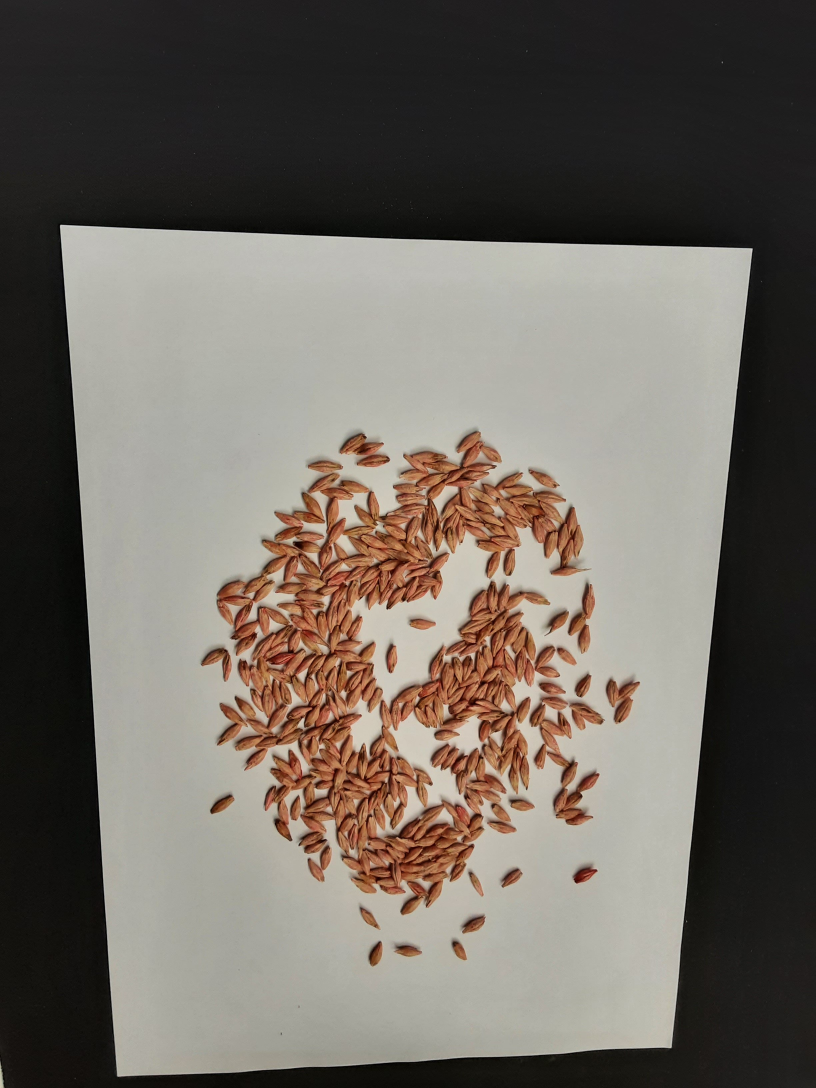
#> input picture app/mock/foto.jpg, 2448 x 3264 px (shown at 1/3 size)
$ python grain_segmentation.py --input ../../app/mock/foto.jpg
#> lines starting #> are read from the running program, lines starting #| are printed output that depends on the picture; after the words box and inside, x2 and y2 are one past the last pixel; in counts of white or black regions, pixels touching at a corner belong together
"""
grain_segmentation.py - Klassische CV-Pipeline: Koerner zaehlen, vermessen, TKM schaetzen.

Pipeline:  Bild laden -> Kanal waehlen -> (Flatfield) -> Blur -> Schwellwert (Otsu/adaptiv/fix)
           -> Morphologie -> Hole-Fill -> Labeling -> Referenzobjekt (Muenze) optional
           -> Cluster-Splitting (Distanztransformation + h-Maxima + Watershed)
           -> Features je Korn (Geometrie, Farbe) -> Overlay + CSV.

CLI-Beispiele:
  python grain_segmentation.py --input ../data/raw --out ../outputs/seg --mm-per-px 0.1
  python grain_segmentation.py --input bild.jpg --out ../outputs/seg --ref-diameter-mm 25.75
"""
from __future__ import annotations

import argparse
from dataclasses import dataclass, asdict
from pathlib import Path

import cv2
import numpy as np
import pandas as pd
from scipy import ndimage as ndi
from skimage import measure, morphology, segmentation

IMG_EXT = {".jpg", ".jpeg", ".png", ".tif", ".tiff", ".bmp", ".webp"}


def _axes(p):
    """(Hauptachse, Nebenachse) - kompatibel mit alten und neuen scikit-image-Versionen."""
    maj = getattr(p, "axis_major_length", None)
    mino = getattr(p, "axis_minor_length", None)
    if maj is None:
        maj, mino = p.major_axis_length, p.minor_axis_length
    return maj, mino


def _remove_small(labels: np.ndarray, min_px: int) -> np.ndarray:
    counts = np.bincount(labels.ravel())
    small = counts < min_px
    small[0] = False
    out = labels.copy()
    out[small[labels]] = 0
    return out


# --------------------------------------------------------------------------- #
# I/O (Windows-/Umlaut-sicher: cv2.imread scheitert an Nicht-ASCII-Pfaden)
# --------------------------------------------------------------------------- #
def read_image(path) -> np.ndarray:
    data = np.fromfile(str(path), dtype=np.uint8)
    img = cv2.imdecode(data, cv2.IMREAD_COLOR)
#> img is the input picture: shape (3264, 2448, 3); mean B, G, R 96, 103.9, 110.7
    if img is None:
        raise ValueError(f"Bild nicht lesbar: {path}")
    return img


def write_image(path, img: np.ndarray) -> None:
    ext = Path(path).suffix or ".png"
    ok, buf = cv2.imencode(ext, img)
    if not ok:
        raise ValueError(f"Bild nicht schreibbar: {path}")
    buf.tofile(str(path))


def list_images(path) -> list[Path]:
    p = Path(path)
    if p.is_file():
        return [p]
    return sorted(f for f in p.rglob("*") if f.suffix.lower() in IMG_EXT)


# --------------------------------------------------------------------------- #
# Konfiguration
# --------------------------------------------------------------------------- #
@dataclass
class SegConfig:
    channel: str = "auto"            # auto | gray | L | a | b | S | R | G | B
    method: str = "otsu"             # otsu | adaptive | fixed
    fixed_threshold: int = 128
    invert: str = "auto"             # auto | yes | no  (Vordergrund = Koerner)
    flatfield: bool = False          # Beleuchtungsgradient herausrechnen
    blur_sigma: float = 1.5
    open_px: int = 2
    close_px: int = 2
    min_area_px: int = 40
    min_rel_area: float = 0.30       # < 30 % der Median-Kornflaeche -> Rauschen
    max_rel_area_single: float = 1.45  # groesser -> Cluster-Verdacht
    watershed: bool = True
    h_frac: float = 0.25             # h-Maxima-Hoehe als Anteil des Korn-Innenradius
    drop_border: bool = True         # angeschnittene Koerner am Bildrand ausschliessen
    mm_per_px: float | None = None
    ref_diameter_mm: float | None = None  # z.B. 2-Euro-Muenze 25.75 mm


# --------------------------------------------------------------------------- #
# Vorverarbeitung
# --------------------------------------------------------------------------- #
def get_channel(img_bgr: np.ndarray, name: str) -> np.ndarray:
#> called with name = 'gray'
    if name == "gray":
        return cv2.cvtColor(img_bgr, cv2.COLOR_BGR2GRAY)
    if name in ("L", "a", "b"):
        lab = cv2.cvtColor(img_bgr, cv2.COLOR_BGR2LAB)
        return lab[..., {"L": 0, "a": 1, "b": 2}[name]]
    if name == "S":
        return cv2.cvtColor(img_bgr, cv2.COLOR_BGR2HSV)[..., 1]
    if name in ("R", "G", "B"):
        return img_bgr[..., {"B": 0, "G": 1, "R": 2}[name]]
    raise ValueError(f"Unbekannter Kanal: {name}")


def otsu_separability(ch: np.ndarray) -> float:
    """Anteil der Varianz, den Otsu erklaert (0..1). Hoeher = besser trennbar."""
    t, _ = cv2.threshold(ch, 0, 255, cv2.THRESH_BINARY + cv2.THRESH_OTSU)
#> t = 100
    fg, bg = ch[ch > t], ch[ch <= t]
    if len(fg) == 0 or len(bg) == 0:
        return 0.0
    w1 = len(fg) / ch.size
#> w1 = 0.53
    return float(w1 * (1 - w1) * (fg.mean() - bg.mean()) ** 2 / (ch.var() + 1e-9))


def choose_channel(img_bgr: np.ndarray) -> str:
    cands = ["gray", "S", "b", "a", "L"]
    scores = {c: otsu_separability(get_channel(img_bgr, c)) for c in cands}
#> call 2 of get_channel, with name = 'S'
#> in get_channel (call 2), `return cv2.cvtColor(img_bgr, cv2.COLOR_BGR2HSV)[..., 1]`:
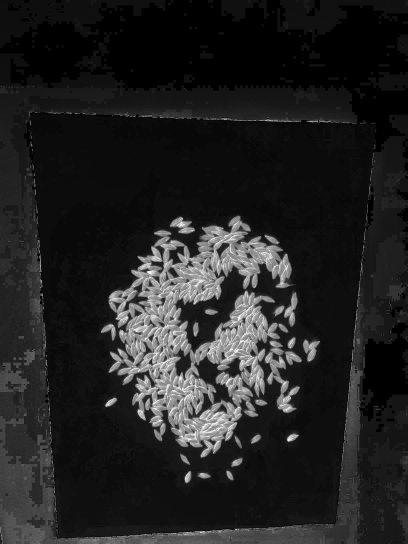
#> returned value: shape (3264, 2448) (shown at 1/6 size); min 0, max 255, mean 34.2
#> call 3 of get_channel, with name = 'b'
#> in get_channel (call 3), `return lab[..., {"L": 0, "a": 1, "b": 2}[name]]`:
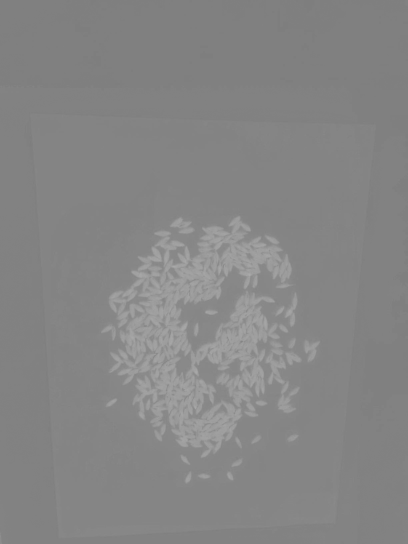
#> returned value: shape (3264, 2448) (shown at 1/6 size); min 124, max 173, mean 133.4
#> scores = {'gray': 0.942, 'S': 0.812, 'b': 0.842, 'a': 0.906, 'L': 0.943}
    return max(scores, key=scores.get)


# [6 lines left out: function flatfield, not called in this run]


def make_mask(img_bgr: np.ndarray, cfg: SegConfig) -> tuple[np.ndarray, str]:
    name = choose_channel(img_bgr) if cfg.channel == "auto" else cfg.channel
#> name = 'L'
    ch = get_channel(img_bgr, name)
    if cfg.flatfield:
        ch = flatfield(ch)
    if cfg.blur_sigma > 0:
        ch = cv2.GaussianBlur(ch, (0, 0), cfg.blur_sigma)

    if cfg.method == "otsu":
        _, m = cv2.threshold(ch, 0, 255, cv2.THRESH_BINARY + cv2.THRESH_OTSU)
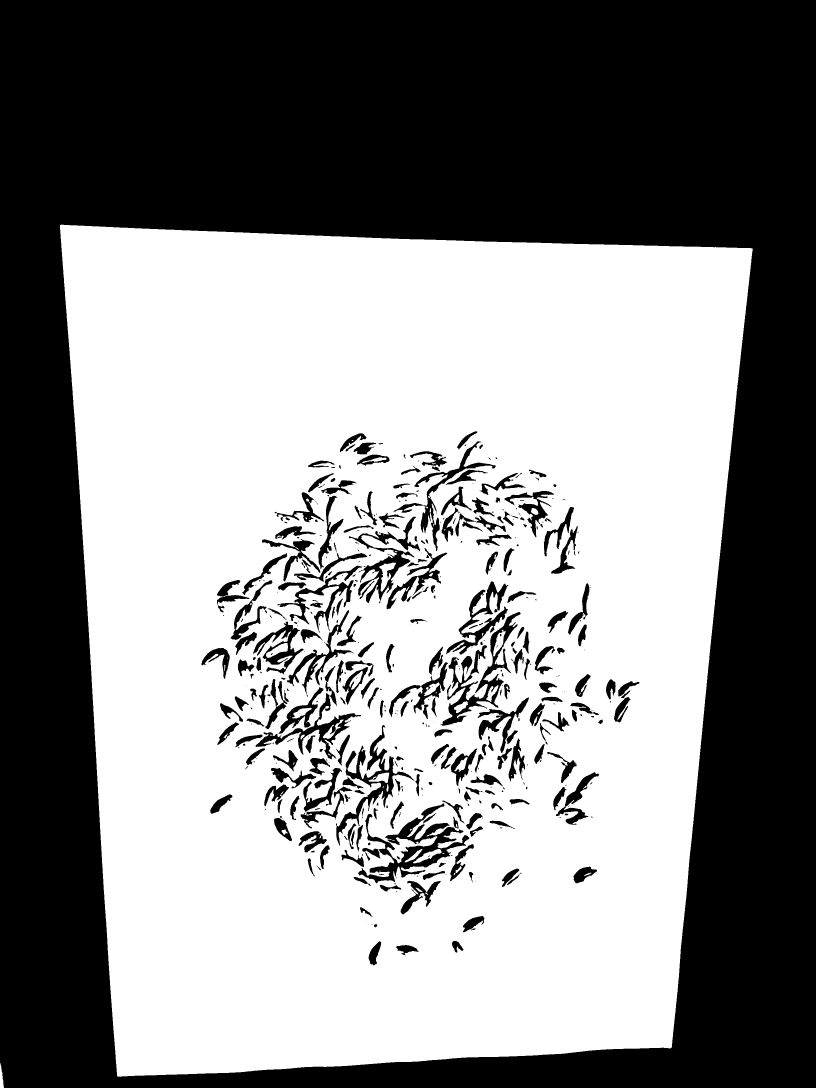
#> m: shape (3264, 2448) (shown at 1/3 size); 53.7% white; 466 black regions (173 under 20 px), largest, box (x1, y1, x2, y2) and area: (0, 0, 2448, 3264) 3375841, (1074, 2410, 1408, 2650) 20864, (1322, 1836, 1562, 2177) 16531
    elif cfg.method == "adaptive":
        block = int(min(ch.shape) / 8) // 2 * 2 + 1
        m = cv2.adaptiveThreshold(ch, 255, cv2.ADAPTIVE_THRESH_GAUSSIAN_C,
                                  cv2.THRESH_BINARY, block, 5)
    elif cfg.method == "fixed":
        _, m = cv2.threshold(ch, cfg.fixed_threshold, 255, cv2.THRESH_BINARY)
    else:
        raise ValueError(cfg.method)

    mask = m > 0
    if cfg.invert == "yes" or (cfg.invert == "auto" and mask.mean() > 0.5):
        mask = ~mask

    mu8 = mask.astype(np.uint8) * 255
    if cfg.open_px > 0:
        k = cv2.getStructuringElement(cv2.MORPH_ELLIPSE, (2 * cfg.open_px + 1,) * 2)
        mu8 = cv2.morphologyEx(mu8, cv2.MORPH_OPEN, k)
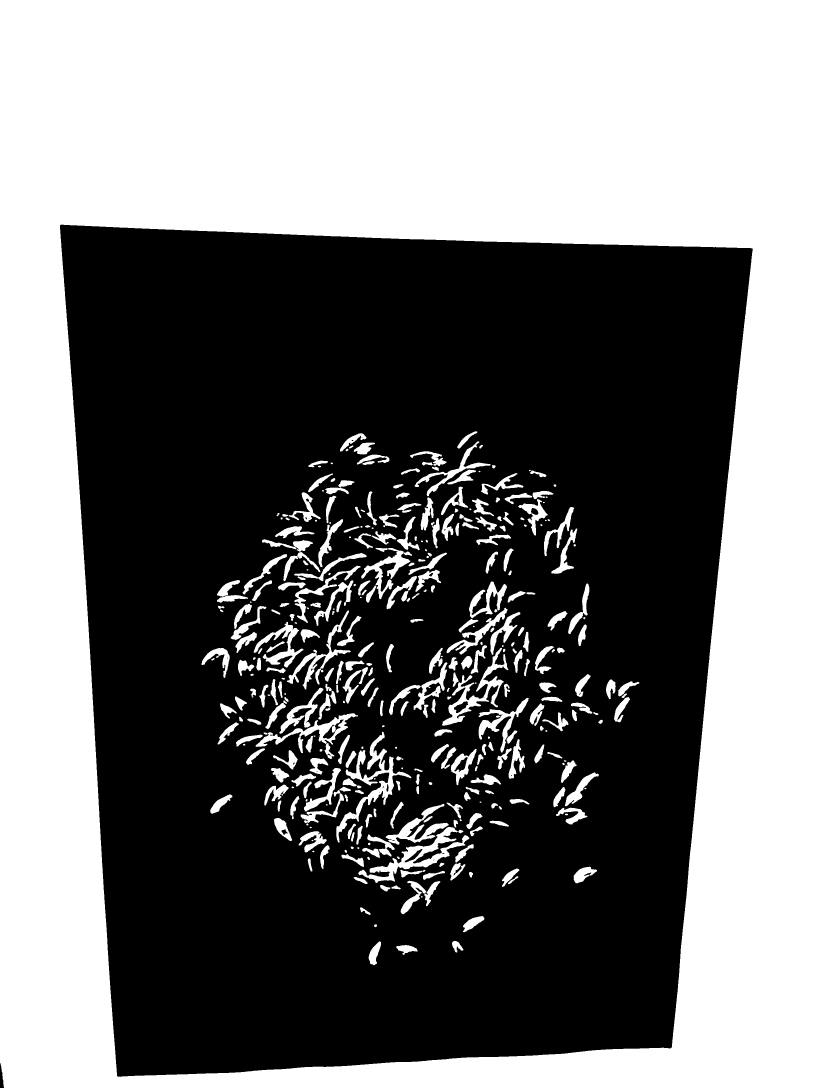
#> mu8: shape (3264, 2448) (shown at 1/3 size); 46.1% white; 379 white regions (19 under 20 px), largest, box (x1, y1, x2, y2) and area: (0, 0, 2448, 3264) 3375841, (1009, 2195, 1234, 2528) 11934, (1075, 2481, 1408, 2649) 11616
    if cfg.close_px > 0:
        k = cv2.getStructuringElement(cv2.MORPH_ELLIPSE, (2 * cfg.close_px + 1,) * 2)
        mu8 = cv2.morphologyEx(mu8, cv2.MORPH_CLOSE, k)
#> mu8: shape (3264, 2448); 46.1% white; 293 white regions (12 under 20 px), largest, box (x1, y1, x2, y2) and area: (0, 0, 2448, 3264) 3375858, (1075, 2411, 1408, 2649) 20807, (767, 2063, 1074, 2277) 12320
    return ndi.binary_fill_holes(mu8 > 0), name


# --------------------------------------------------------------------------- #
# Referenzobjekt (Muenze) fuer Massstab
# --------------------------------------------------------------------------- #
# [29 lines left out: functions find_reference_disc, detect_scale_disc, not called in this run]


# --------------------------------------------------------------------------- #
# Cluster-Splitting
# --------------------------------------------------------------------------- #
def robust_single_stats(labels: np.ndarray) -> tuple[float, float]:
    """(Median-Einzelkornflaeche, Median-Innenradius) aus 'unauffaelligen' Objekten."""
    props = measure.regionprops(labels)
    areas = np.array([p.area for p in props], dtype=float)
    if len(areas) == 0:
        return 0.0, 0.0
    med = float(np.median(areas))
    singles = [p for p in props if 0.6 * med <= p.area <= 1.4 * med and p.solidity >= 0.9]
    if len(singles) >= 5:
        med = float(np.median([p.area for p in singles]))
    else:
        singles = props
    radii = []
    for p in singles:
        crop = np.pad(p.image, 1)
        radii.append(ndi.distance_transform_edt(crop).max())
    return med, float(np.median(radii))


def split_clusters(mask: np.ndarray, labels: np.ndarray, med_area: float,
                   r_single: float, cfg: SegConfig):
    """Gibt (neue Labels, Menge der gesplitteten Label-IDs) zurueck."""
    out = np.zeros_like(labels)
    next_id = 1
    split_ids: set[int] = set()
    for p in measure.regionprops(labels):
        suspect = (p.area > cfg.max_rel_area_single * med_area) or \
                  (p.solidity < 0.88 and p.area > 1.1 * med_area)
        minr, minc, maxr, maxc = p.bbox
        sl = (slice(minr, maxr), slice(minc, maxc))
        region = p.image
        if not (cfg.watershed and suspect):
            out[sl][region] = next_id
            next_id += 1
            continue
        crop = np.pad(region, 2)
        dist = ndi.distance_transform_edt(crop)
        dist_s = ndi.gaussian_filter(dist, 1.0)
        h = max(cfg.h_frac * r_single, 0.5)
        markers = measure.label(morphology.h_maxima(dist_s, h))
        if markers.max() <= 1:
            out[sl][region] = next_id
            next_id += 1
            continue
        ws = segmentation.watershed(-dist_s, markers, mask=crop)[2:-2, 2:-2]
        for k in range(1, ws.max() + 1):
            piece = (ws == k) & region
            if piece.sum() == 0:
                continue
            out[sl][piece] = next_id
            split_ids.add(next_id)
            next_id += 1
    return out, split_ids


# --------------------------------------------------------------------------- #
# Features
# --------------------------------------------------------------------------- #
def extract_features(img_bgr: np.ndarray, labels: np.ndarray, split_ids: set[int],
                     med_area: float, mm_per_px: float | None) -> pd.DataFrame:
    lab = cv2.cvtColor(img_bgr, cv2.COLOR_BGR2LAB).astype(np.float32)
    hsv = cv2.cvtColor(img_bgr, cv2.COLOR_BGR2HSV).astype(np.float32)
    H, W = labels.shape
    rows = []
    for p in measure.regionprops(labels):
        rr, cc = p.coords[:, 0], p.coords[:, 1]
        minr, minc, maxr, maxc = p.bbox
        per = p.perimeter if p.perimeter > 0 else np.nan
        maj, mino = _axes(p)
        row = {
            "grain_id": p.label,
            "cx": p.centroid[1], "cy": p.centroid[0],
            "area_px": p.area,
            "perimeter_px": per,
            "major_px": maj,
            "minor_px": mino,
            "aspect": maj / max(mino, 1e-6),
            "eccentricity": p.eccentricity,
            "solidity": p.solidity,
            "extent": p.extent,
            "circularity": 4 * np.pi * p.area / per ** 2 if per == per else np.nan,
            "orientation_deg": np.degrees(p.orientation),
            "touches_border": bool(minr == 0 or minc == 0 or maxr == H or maxc == W),
            "was_split": p.label in split_ids,
            "n_est_blob": max(1, int(round(p.area / med_area))) if med_area > 0 else 1,
            "L": lab[rr, cc, 0].mean() * 100 / 255, "a": lab[rr, cc, 1].mean() - 128,
            "b": lab[rr, cc, 2].mean() - 128,
            "hue": hsv[rr, cc, 0].mean() * 2, "sat": hsv[rr, cc, 1].mean() / 255,
            "val": hsv[rr, cc, 2].mean() / 255,
        }
        if mm_per_px:
            row["area_mm2"] = p.area * mm_per_px ** 2
            row["length_mm"] = maj * mm_per_px
            row["width_mm"] = mino * mm_per_px
        rows.append(row)
    return pd.DataFrame(rows)


# --------------------------------------------------------------------------- #
# Haupt-Analyse
# --------------------------------------------------------------------------- #
def analyze_image(img_bgr: np.ndarray, cfg: SegConfig | None = None):
    """Gibt (df, overlay_bgr, summary_dict) zurueck."""
    cfg = cfg or SegConfig()
    mask, ch_name = make_mask(img_bgr, cfg)
#> mask: shape (3264, 2448) bool; 100% white; 1 black region, box (x1, y1, x2, y2) and area: (0, 3195, 12, 3264) 521
#> (the rest of the program and of its run is left out)
